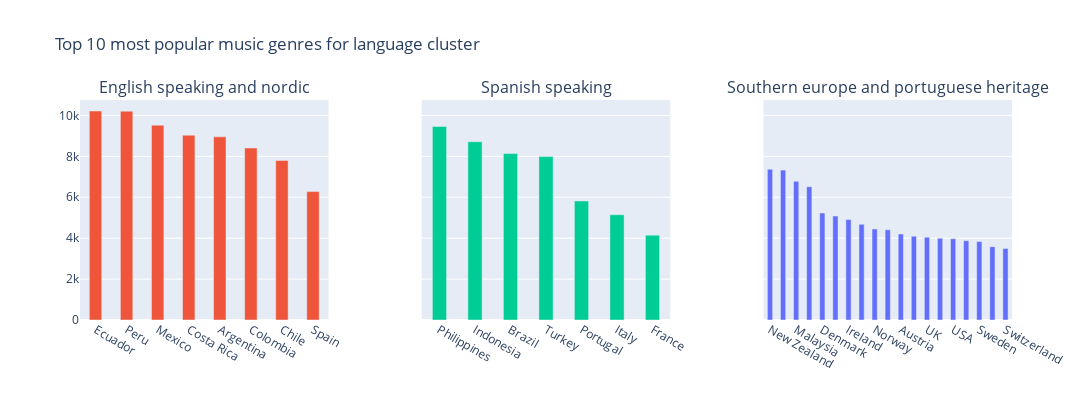

Write notebook code for a chart like this one.
### Markdown cell above
### Top 10 most popular music genres for language cluster

### Code cell
country_en = country[country.Cluster == 'english speaking and nordic'].sort_values(ascending=False, by = 'Mean_Popularity')
country_spanish = country[country.Cluster == 'spanish speaking'].sort_values(ascending=False, by = 'Mean_Popularity')
country_portuguese = country[country.Cluster == 'southern europe and portuguese heritage'].sort_values(ascending=False, by = 'Mean_Popularity')

fig = make_subplots(rows=1, cols=3, subplot_titles=("English speaking and nordic", "Spanish speaking", "Southern europe and portuguese heritage"), shared_yaxes=True, horizontal_spacing=0.1)
fig.add_trace(go.Bar(x=country_en.Country, y=country_en.Mean_Popularity), row=1, col=3)
fig.add_trace(go.Bar(x=country_spanish.Country, y=country_spanish.Mean_Popularity), row=1, col=1)
fig.add_trace(go.Bar(x=country_portuguese.Country, y=country_portuguese.Mean_Popularity), row=1, col=2)
fig.update_layout(height=400, width=1200,
                  title_text="Top 10 most popular music genres for language cluster", showlegend=False)
fig.update_traces(width=0.4)
fig.show()

### Figure 1 — Plotly figure (JSON) as saved in the notebook; plotly's stock layout.template omitted (floating-point values rounded to 4 significant figures)
{"data": [{"type": "bar", "width": 0.4, "x": ["New Zealand", "Singapore", "Malaysia", "Australia", "Denmark", "Poland", "Ireland", "Canada", "Norway", "Belgium", "Austria", "Finland", "UK", "Netherlands", "USA", "Germany", "Sweden", "Taiwan", "Switzerland"], "xaxis": "x3", "y": [7370.0, 7329.0, 6781.0, 6515.0, 5233.0, 5083.0, 4912.0, 4678.0, 4450.0, 4410.0, 4202.0, 4100.0, 4046.0, 3994.0, 3973.0, 3881.0, 3837.0, 3586.0, 3500.0], "yaxis": "y3"}, {"type": "bar", "width": 0.4, "x": ["Ecuador", "Peru", "Mexico", "Costa Rica", "Argentina", "Colombia", "Chile", "Spain"], "xaxis": "x", "y": [10220.0, 10210.0, 9525.0, 9039.0, 8956.0, 8411.0, 7804.0, 6279.0], "yaxis": "y"}, {"type": "bar", "width": 0.4, "x": ["Philippines", "Indonesia", "Brazil", "Turkey", "Portugal", "Italy", "France"], "xaxis": "x2", "y": [9460.0, 8715.0, 8139.0, 7991.0, 5820.0, 5145.0, 4149.0], "yaxis": "y2"}], "layout": {"annotations": [{"font": {"size": 16}, "showarrow": false, "text": "English speaking and nordic", "x": 0.1333, "xanchor": "center", "xref": "paper", "y": 1, "yanchor": "bottom", "yref": "paper"}, {"font": {"size": 16}, "showarrow": false, "text": "Spanish speaking", "x": 0.5, "xanchor": "center", "xref": "paper", "y": 1, "yanchor": "bottom", "yref": "paper"}, {"font": {"size": 16}, "showarrow": false, "text": "Southern europe and portuguese heritage", "x": 0.8667, "xanchor": "center", "xref": "paper", "y": 1, "yanchor": "bottom", "yref": "paper"}], "height": 400, "showlegend": false, "title": {"text": "Top 10 most popular music genres for language cluster"}, "width": 1200, "xaxis": {"anchor": "y", "autorange": true, "domain": [0, 0.2667], "range": [-0.5, 7.5], "type": "category"}, "xaxis2": {"anchor": "y2", "autorange": true, "domain": [0.3667, 0.6333], "range": [-0.5, 6.5], "type": "category"}, "xaxis3": {"anchor": "y3", "autorange": true, "domain": [0.7333, 1], "range": [-0.5, 18.5], "type": "category"}, "yaxis": {"anchor": "x", "autorange": true, "domain": [0, 1], "range": [0, 10760.0], "type": "linear"}, "yaxis2": {"anchor": "x2", "autorange": true, "domain": [0, 1], "matches": "y", "range": [0, 10760.0], "showticklabels": false, "type": "linear"}, "yaxis3": {"anchor": "x3", "autorange": true, "domain": [0, 1], "matches": "y", "range": [0, 10760.0], "showticklabels": false, "type": "linear"}}}
